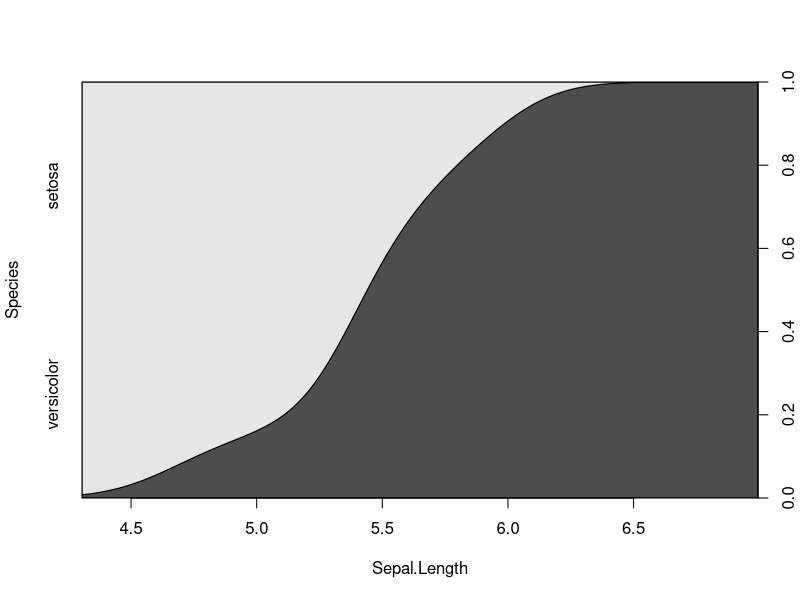
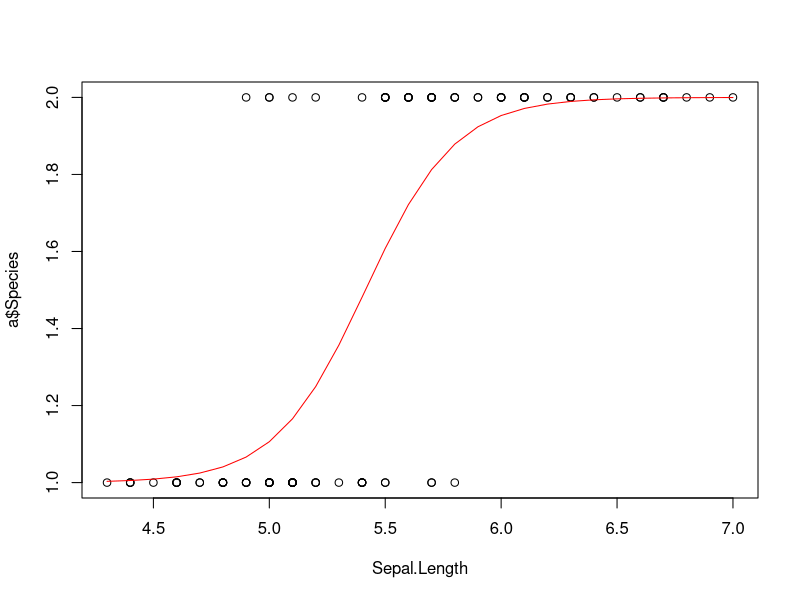

Source code (R) for these figures, in order:
##### Chapter 3 Logistic Reg.

data(iris)
a <- subset(iris, Species == "setosa" | Species == "versicolor")
a$Species <- factor(a$Species )
str(a)
b <- glm(Species~Sepal.Length, data=a, family=binomial) 
  # check option family
summary(b) # summary model
coef(b) # coeficient
exp(coef(b)["Sepal.Length"]) # odds
fitted(b)[c(1:5, 96:100)] 
predict(b, newdata=a [c(1, 50, 51, 100), ], type="response" )

cdplot(Species~Sepal.Length, data=a)

plot(a$Sepal.Length, a$Species, xlab="Sepal.Length")
x=seq(min(a$Sepal.Length), max(a$Sepal.Length), 0.1)
lines(x, 1+(1/(1+(1/exp(-27.831+5.140*x)))), type="l", col="red") 
  # change range (0,1) to range (1,2)

attach(mtcars)
str(mtcars)
glm.vs <- glm(vs~mpg+am, data=mtcars, family=binomial)
  # fit model
summary(glm.vs)
step.vs <- step(glm.vs, direction="backward")
  # check option direction
summary(step.vs)
ls(glm.vs)
str(glm.vs)
anova(glm.vs, test="Chisq") # check option test

1-pchisq(18.327, 1) # p-value
1-pchisq(4.887, 1) # p-value
